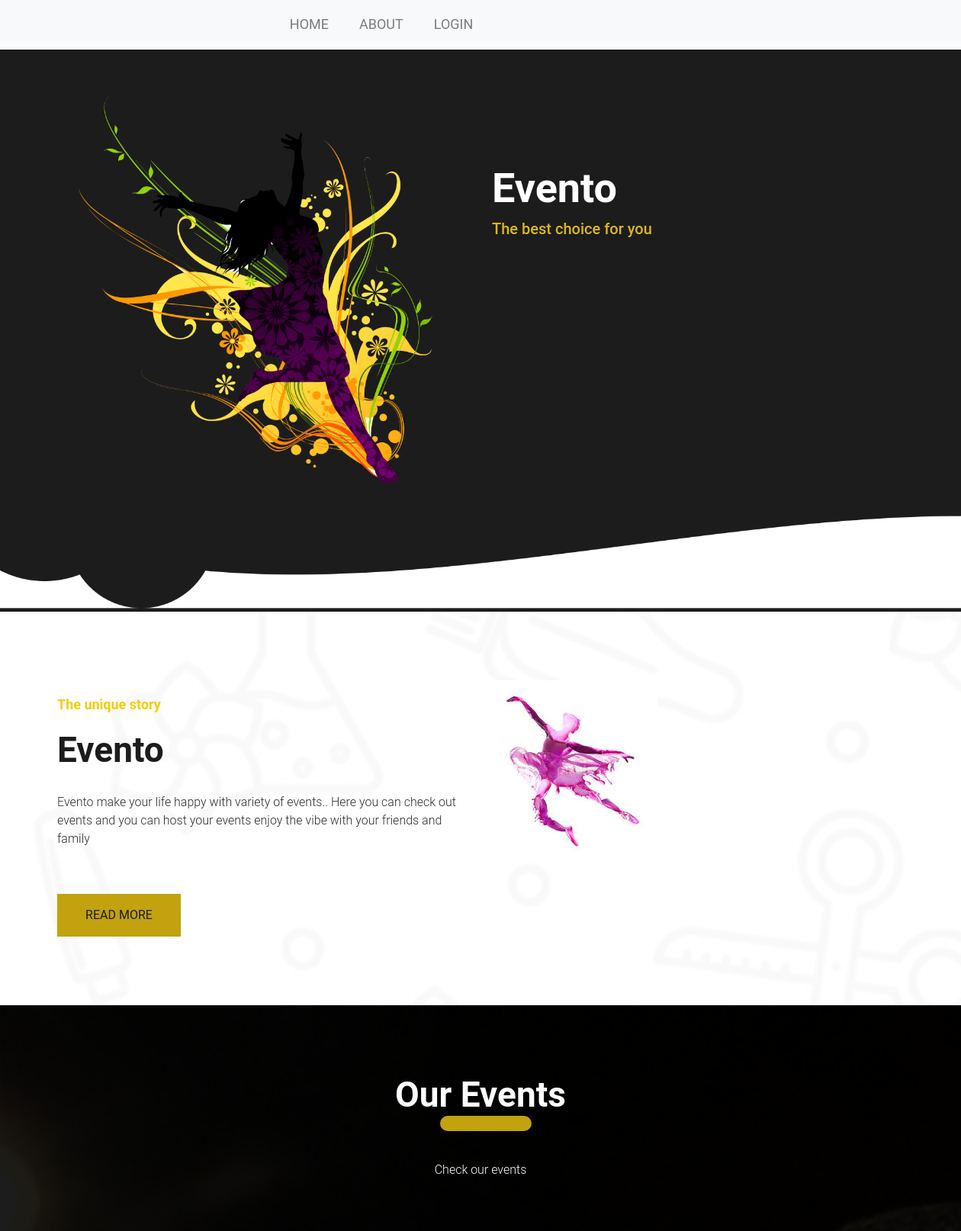
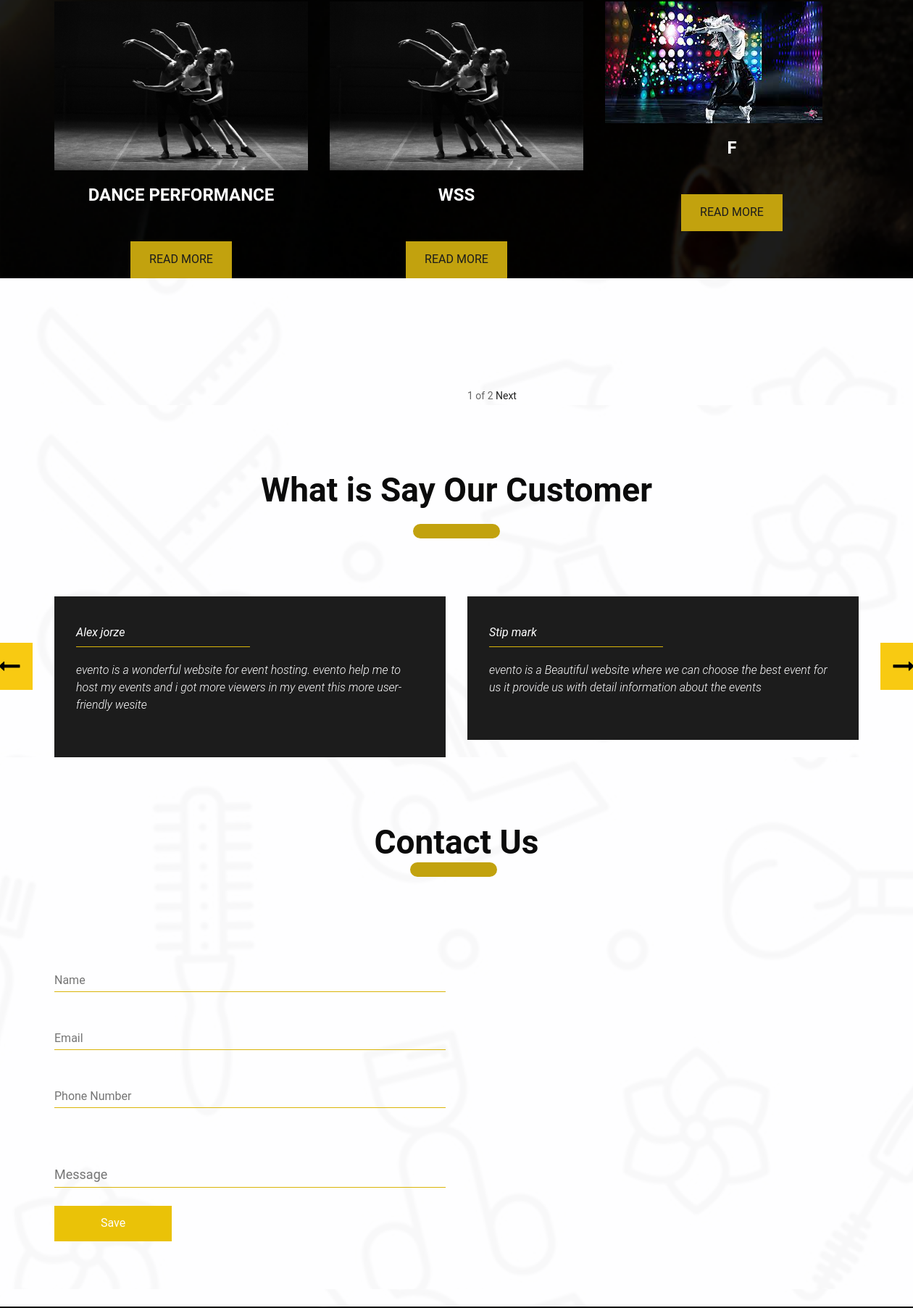
The page / (upper part) on the database its author committed (2 pictures, top to bottom).
### app/models.py (models this page shows, shortened)
class addevent(models.Model):
    event_name = models.CharField(max_length=100)
    event_description=models.TextField()
    event_coordinator = models.CharField(max_length=100)
    event_image = models.ImageField(upload_to='media/',blank=True, null=True,)
    event_location = models.CharField(max_length=100)
    event_start_date = models.DateTimeField(null=True)
    event_end_date = models.DateTimeField(null=True)
    event_review = models.CharField(max_length=200)

### app/views.py (the view)
# urls.py: path('',views.MytemplateView,name="MytemplateView"),
def MytemplateView(request):
    event_list = addevent.objects.all()
    p = Paginator(addevent.objects.all(),3)
    page = request.GET.get('page')
    events = p.get_page(page)
    context = {
        'all_events': addevent.objects.all(),
        'events': events
    }
    return render(request, "app/Home.html", context)

### app/templates/app/Home.html (shortened to what this page needs)
{% extends 'app/base.html'%}
{% load static %}
{% block body %}
<nav class="navbar navbar-expand-lg navbar-light bg-light">
  <div class="collapse navbar-collapse" id="navbarNavAltMarkup">
    <div class="navbar-nav">
      <a class="nav-item nav-link" href="#">HOME</a>
      <a class="nav-item nav-link" href="{% url 'about' %}">ABOUT</a>
      {% if user.is_authenticated %}
      <a class="nav-item nav-link" href="{% url 'LogoutView' %}">LOGOUT</a>
      {% else %}
      <a class="nav-item nav-link" href="{% url 'user-login' %}">LOGIN</a>
      {% endif %}
    </div>
  </div>
</nav>
<div class="banner_section">
  <section class="slide-wrapper">
    <div class="container">
      <div id="myCarousel" class="carousel slide" data-ride="carousel">
        <div class="carousel-inner">
          <div class="carousel-item active">
            <div class="container">
              <div class="row">
                <div class="col-md-6">
                  <div class="image_1"><img src="{% static 'images/dance.png' %}"></div>
                </div>
                <div class="col-md-6">
                  <h1 class="achive_text"> Evento </h1>
                  <p class="best_text">The best choice for you</p>
                </div>
              </div>
            </div>
          </div>
        </div>
      </div>
    </div>
  </section>
</div>
<div class="about_section layout_padding">
  <div class="container">
    <div class="row">
      <div class="col-md-6">
        <p class="unique_text">The unique story</p>
        <h1 class="years_text">Evento</h1>
        <p class="ipsum_text">Evento make your life happy with variety of events.. Here you can check out events and
          you can host your events enjoy the vibe with your friends and family</p>
        <div class="read_more_bt"><a href="{% url 'about' %}">READ MORE</a></div>
      </div>
      <div class="col-md-6">
        <div class="image_1"><img src="{% static 'images/pinkdance.jpeg' %}"></div>
      </div>
    </div>
  </div>
</div>
<div class="service_section layout_padding">
  <div class="container">
    <h1 class="services_text">Our Events</h1>
    <p class="dolor_text"> Check our events </p>
    <div class="service_section_2">
      <div class="row">
        {% for event in events %}
        <div class="col-sm-4">
          {% if event.event_image %}
          <img src="{{ event.event_image.url }}" class="img-responsive" alt="" />
          {% endif %}
          <h1 class="classic_text">{{event.event_name}}</h1>
          <div class="read_bt_main">
            <div class="read_bt"><a href="{% url 'detailedview' event.id %}">Read More</a></div>
          </div>
        </div>
        {% endfor %}
      </div>
    </div>
  </div>
  <div class="discount_section layout_padding">
    <div class="container">
      <div class="row">
        <div class="col" style="margin-left: 50%;">
          {{events.number}} of {{events.paginator.num_pages}}
          {% if events.has_next %}
          <a href="?page={{events.next_page_number}}">Next</a>
          {% endif %}
        </div>
      </div>
    </div>
  </div>
  <div class="client_section layout_padding">
    <h1 class="client_taital">What is Say Our Customer</h1>
    <div class="container">
      <div id="main_slider" class="carousel slide" data-ride="carousel">
        <div class="carousel-inner">
          <div class="carousel-item active">
            <div class="row">
              <div class="col-md-6">
                <div class="alex_bg">
                  <h3 class="alex_text">Alex jorze</h3>
                  <p class="reader_text">evento is a wonderful website for event hosting. evento help me to host my
                    events
                    and i got more viewers in my event this more user-friendly wesite</p>
                </div>
              </div>
              <div class="col-md-6">
                <div class="alex_bg">
                  <h3 class="alex_text">Stip mark</h3>
                  <p class="reader_text">evento is a Beautiful website where we can
                    choose the best event for us it provide us with detail information about the events
                  </p>
                </div>
              </div>
            </div>
          </div>
        </div>
        <a class="carousel-control-prev" href="#main_slider" role="button" data-slide="prev">
          <i class="fa fa-long-arrow-left"></i>
        </a>
        <a class="carousel-control-next" href="#main_slider" role="button" data-slide="next">
          <i class="fa fa-long-arrow-right"></i>
        </a>
      </div>
    </div>
  </div>
  <div class="contact_section layout_padding">
    <div class="container">
      <h1 class="contact_taital">Contact Us</h1>
      <div class="contact_section_2">
        <div class="row">
          <div class="col-md-6">
            <div class="mail_section">
              <form action="{% url 'userevents' %}" method="post" id="contactus-form">
                <input type="text" class="mail_text" placeholder="Name" name="Name">
                <input type="email" class="mail_text" placeholder="Email" name="Email">
                <input type="text" class="mail_text" placeholder="Phone Number" name="phone_number">
                <input type="text" class="massage-bt" placeholder="Message" rows="5" id="comment" name="msg"><br><br>
                <button type="submit" class="login_bt contactus">Save</button>
              </form>
            </div>
          </div>
          <div class="col-md-6">
          </div>
        </div>
      </div>
    </div>
  </div>
</div>
{% endblock body %}

### rows shown on the page
addevent: event_image (picture), event_name "DANCE PERFORMANCE"
addevent: event_image (picture), event_name "WSS"
addevent: event_image (picture), event_name "F"

### other values the page prints
{{ events.number }} "1"
{{ events.paginator.num_pages }} "2"
